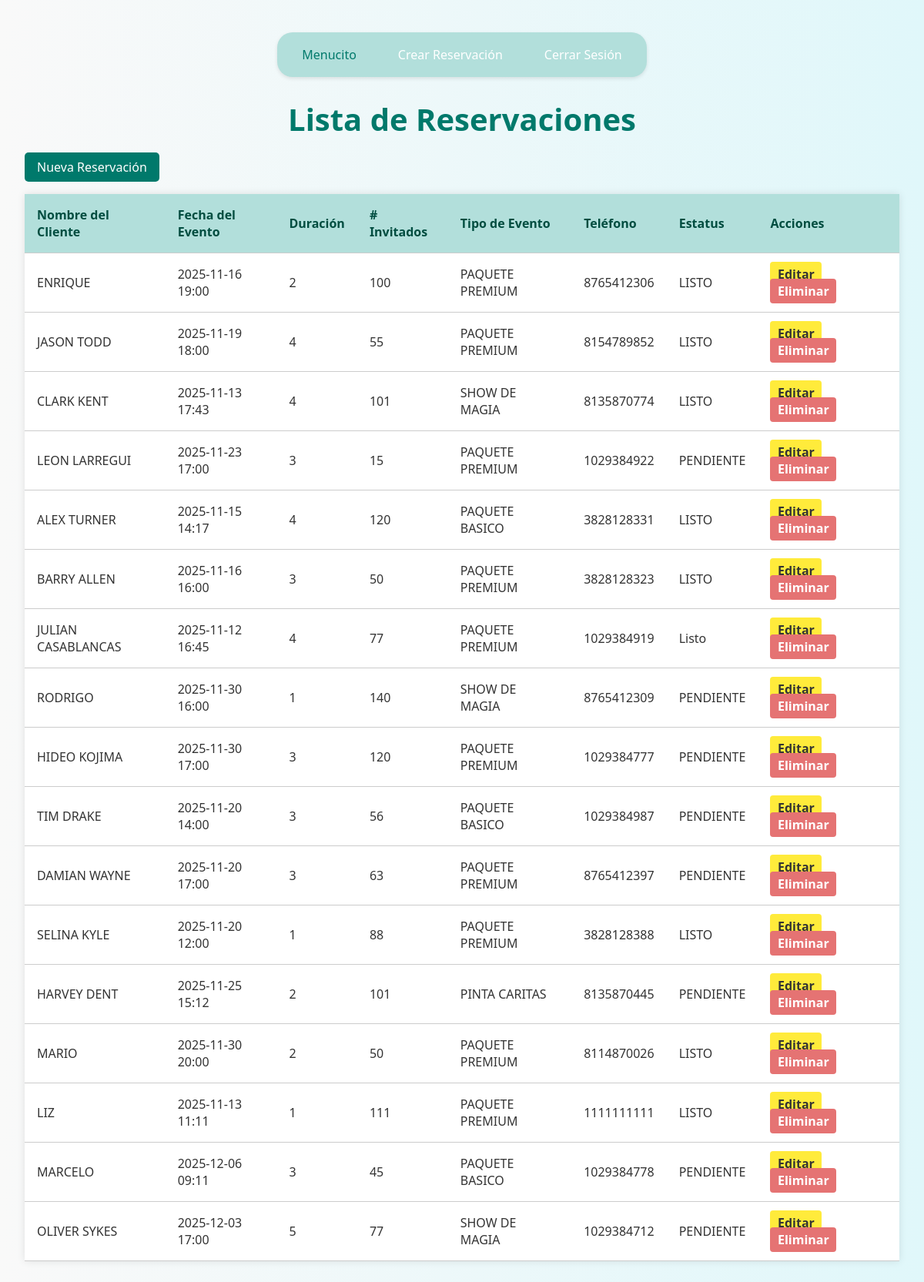
/listar/ (signed in), run on an earlier commit of the app's database.
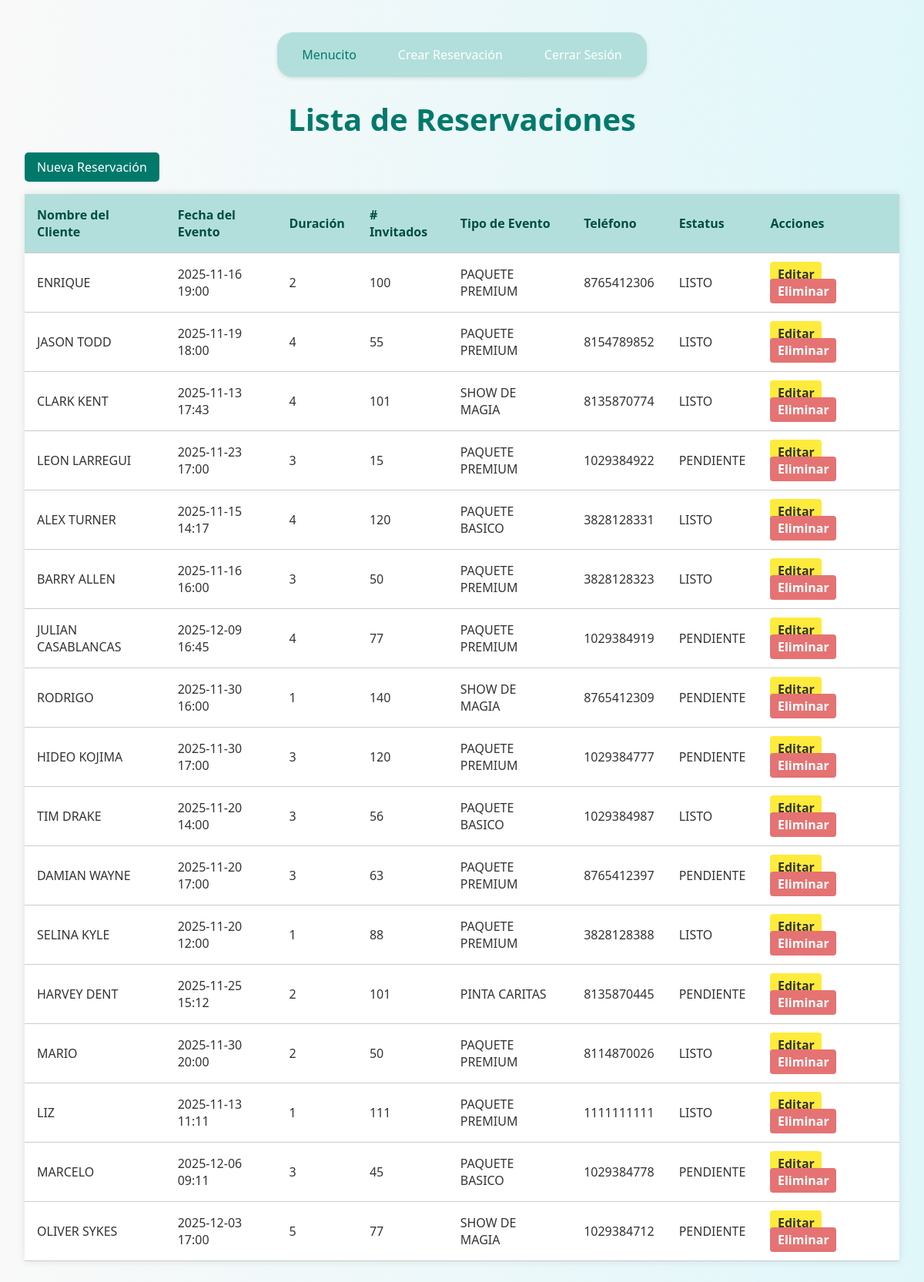
And on a later commit of the database.
### app/models.py (models this page shows, shortened)
class RESERVACION(models.Model):
    nombre_cliente = models.CharField(max_length=100)
    fecha_evento = models.DateTimeField()
    duracion_horas = models.IntegerField(default=4)
    num_invitados = models.IntegerField()
    tipo_evento = models.CharField(max_length=50)
    telefono_contacto = models.CharField(max_length=15)
    estatus = models.CharField(max_length=20, default='PENDIENTE')
    @property
    def estatus_actualizado(self):
        if self.fecha_evento < timezone.now():
            return "Listo"
        return self.estatus

### app/views.py (the view)
# urls.py: path('listar/', views.listar_reservaciones, name='listar'),
@login_required
@user_passes_test(is_admin)
def listar_reservaciones(request):
    reservaciones = RESERVACION.objects.all()
    return render(request, 'listar.html', {'reservaciones': reservaciones})

### app/views.py (called while the page is built)
def is_admin(user):
    return user.is_superuser

### app/templates/listar.html (shortened to what this page needs)
{% load static %}
<!DOCTYPE html>
<html lang="es" translate="no">
<head>
    <link rel="stylesheet" href="{% static 'css/stylelistar.css' %}">
</head>
<body>
    {% include 'menu.html' %}
    <h1>Lista de Reservaciones</h1>
    <a class="boton-nuevo" href="{% url 'crear' %}">Nueva Reservación</a>
    <table class="tabla-productos">
        <thead>
            <tr>
                <th>Nombre del Cliente</th>
                <th>Fecha del Evento</th>
                <th>Duración</th>
                <th># Invitados</th>
                <th>Tipo de Evento</th>
                <th>Teléfono</th>
                <th>Estatus</th>
                <th>Acciones</th>
            </tr>
        </thead>
        <tbody>
            {% for reservacion in reservaciones %}
            <tr>
                <td>{{ reservacion.nombre_cliente }}</td>
                <td>{{ reservacion.fecha_evento|date:"Y-m-d H:i" }}</td>
                <td>{{ reservacion.duracion_horas }}</td>
                <td>{{ reservacion.num_invitados }}</td>
                <td>{{ reservacion.tipo_evento }}</td>
                <td>{{ reservacion.telefono_contacto }}</td>
                <td>{{ reservacion.estatus_actualizado }}</td>
                <td>
                    <a class="boton-editar" href="{% url 'editar' reservacion.id %}">Editar</a>
                    <a class="boton-eliminar" href="{% url 'eliminar' reservacion.id %}" onclick="return confirmarEliminacion(event)">Eliminar</a>
                </td>
            </tr>
            {% empty %}
            <tr>
                <td colspan="7" class="text-center text-muted">No hay reservaciones registradas.</td>
            </tr>
            {% endfor %}
        </tbody>
    </table>
</body>
</html>

What changed in the data, as far as the page shows it:
changed RESERVACION "JULIAN CASABLANCAS": fecha_evento "2025-11-12 16:45" → "2025-12-09 16:45"; estatus_actualizado "Listo" → "PENDIENTE"
changed RESERVACION "TIM DRAKE": estatus_actualizado "PENDIENTE" → "LISTO"
